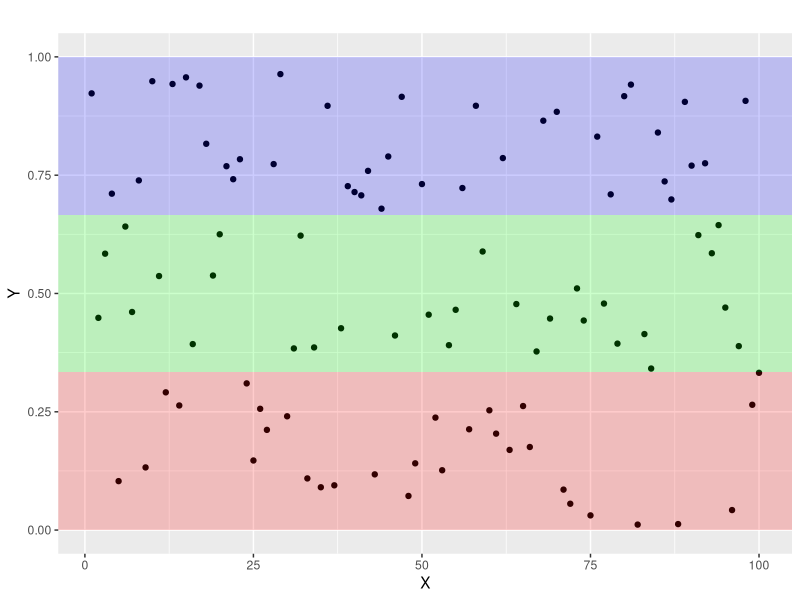

Write R code to recreate this figure.
## ---- chunk 1
library(ggplot2)
knitr::opts_chunk$set(echo = TRUE)
## ---- chunk 2
ranges <- data.frame(
  xmin = -Inf,
  xmax = Inf,
  ymin = c(0, 0.3333333, 0.6666667),
  ymax = c(0.3333333, 0.6666667, 1)
)

# Create a data frame with 100 points on the x-axis
points <- data.frame(x_value = seq(1, 100), y_value = runif(100))

# Create the ggplot with geom_rect spanning from 0 to 10 on the y-axis
ggplot() +
  geom_point(data = points, aes(x = x_value, y = y_value)) +
  geom_rect(
    data = ranges, 
    aes(xmin = xmin, xmax = xmax, ymin = ymin, ymax = ymax),
    fill = rainbow(nrow(ranges)), 
    alpha = 0.2) +
  labs(title = "", x = "X", y = "Y")

